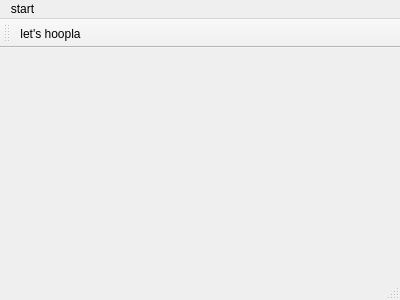
<?xml version="1.0" encoding="UTF-8"?>
<ui version="4.0">
 <class>MainWindow</class>
 <widget class="QMainWindow" name="MainWindow">
  <property name="geometry">
   <rect>
    <x>0</x>
    <y>0</y>
    <width>400</width>
    <height>300</height>
   </rect>
  </property>
  <property name="windowTitle">
   <string>MainWindow</string>
  </property>
  <widget class="QWidget" name="centralWidget"/>
  <widget class="QMenuBar" name="menuBar">
   <property name="geometry">
    <rect>
     <x>0</x>
     <y>0</y>
     <width>400</width>
     <height>26</height>
    </rect>
   </property>
   <widget class="QMenu" name="menustart">
    <property name="title">
     <string>start</string>
    </property>
    <addaction name="actionlet_s_begin"/>
   </widget>
   <addaction name="menustart"/>
  </widget>
  <widget class="QToolBar" name="mainToolBar">
   <attribute name="toolBarArea">
    <enum>TopToolBarArea</enum>
   </attribute>
   <attribute name="toolBarBreak">
    <bool>false</bool>
   </attribute>
   <addaction name="actionlet_s_begin"/>
  </widget>
  <widget class="QStatusBar" name="statusBar"/>
  <action name="actionlet_s_begin">
   <property name="text">
    <string>let's hoopla</string>
   </property>
  </action>
 </widget>
 <layoutdefault spacing="6" margin="11"/>
 <resources/>
 <connections/>
</ui>
